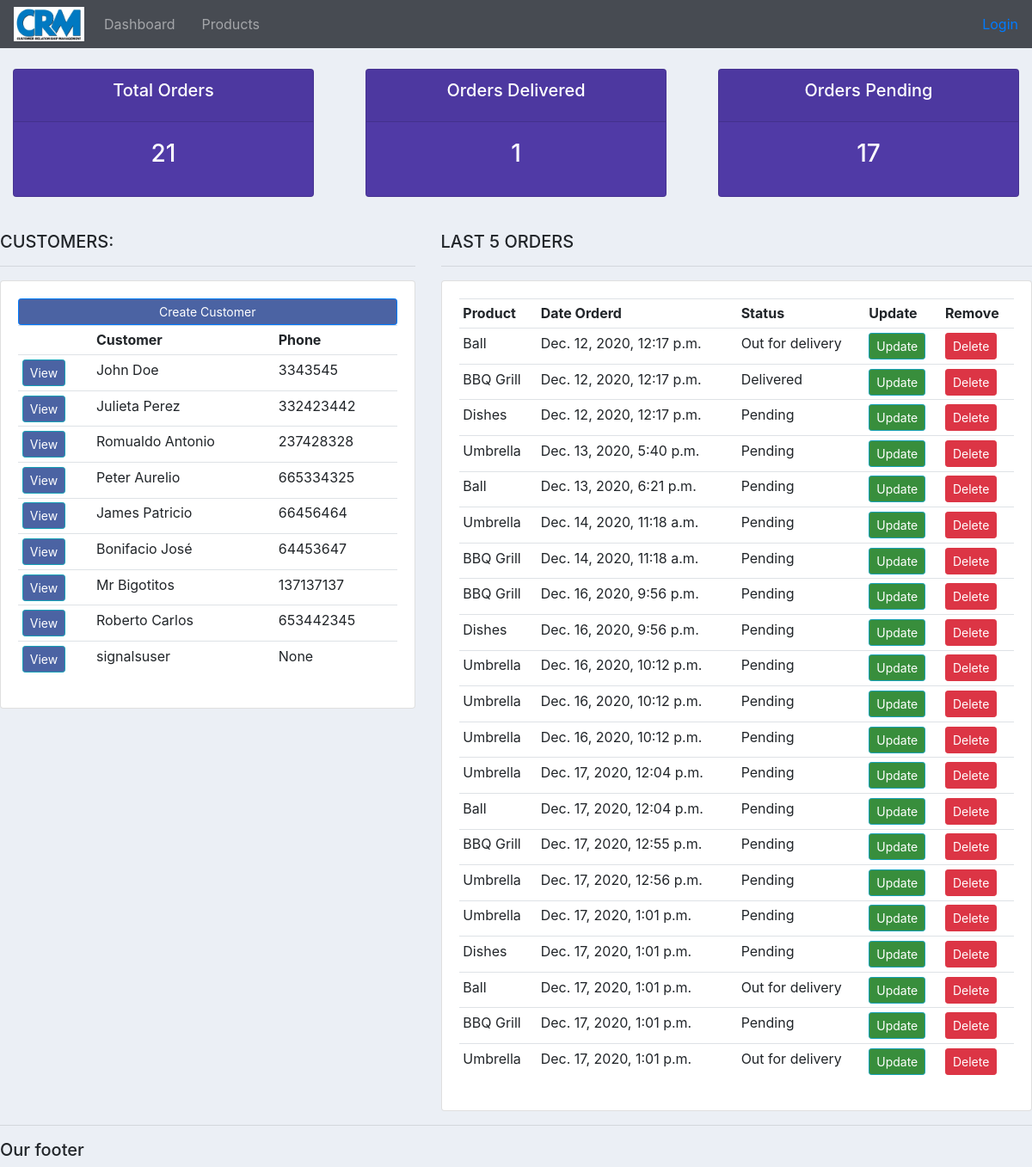
The page / on the database its author committed.
### accounts/models.py (models this page shows, shortened)
class Customer(models.Model):
    user = models.OneToOneField(User, null=True, blank=True, on_delete=models.CASCADE)
    name = models.CharField(max_length=64, null=True)
    phone = models.CharField(max_length=64, null=True)
    email = models.CharField(max_length=64, null=True)
    profile_pic = models.ImageField(default="profile2.png", null=True, blank=True)
    adress = models.CharField(max_length=64, null=True)
    date_created = models.DateTimeField(auto_now_add=True, null=True)

class Order(models.Model):
    STATUS = (
        ('Pending', 'Pending'),
        ('Out for delivery', 'Out for delivery'),
        ('Delivered', 'Delivered'),
    )
    customer = models.ForeignKey(Customer, null=True, on_delete=models.SET_NULL)
    product = models.ForeignKey(Product, null=True, on_delete=models.SET_NULL)
    date_created = models.DateTimeField(auto_now_add=True, null=True)
    status = models.CharField(max_length=64, null=True, choices=STATUS)
    note = models.CharField(max_length=1000, null=True)
    seller = models.ManyToManyField(Seller)

class Product(models.Model):
    CATEGORY = (
        ('Indoor', 'Indoor'),
        ('Outdoor', 'Outdoor')
    )
    seller = models.ForeignKey(Seller, null=True, on_delete=models.CASCADE)
    name = models.CharField(max_length=64, null=True)
    price = models.FloatField(null=True)
    category = models.CharField(max_length=64, null=True, choices=CATEGORY)
    description = models.CharField(max_length=200, null=True, blank=True)
    date_created = models.DateTimeField(auto_now_add=True, null=True)
    tags = models.ManyToManyField(Tag)
    def __str__(self):
        return self.name

### accounts/views.py (the view)
# urls.py: path('', views.home, name="home"),
def home(request):
    orders = Order.objects.all()
    customers = Customer.objects.all()
    total_orders = orders.count()
    total_customers = customers.count()
    delivered = orders.filter(status='Delivered').count()
    pending = orders.filter(status='Pending').count()
    context = {'orders':orders,'customers':customers,
               'total_orders':total_orders, 'delivered':delivered,
               'pending':pending}
    return render(request, 'accounts/dashboard.html', context)

### accounts/templates/accounts/dashboard.html (shortened to what this page needs)
{% extends "accounts/main.html" %}
{% block content %}
{% include "accounts/status.html" %}
<br>
<div class="row">
	<div class="col-md-5">
		<h5>CUSTOMERS:</h5>
		<hr>
		<div class="card card-body">
			<a id="custom_btn1" class="btn btn-primary  btn-sm btn-block" href="">Create Customer</a>
			<table class="table table-sm">
				<tr>
					<th></th>
					<th>Customer</th>
					<th>Phone</th>
				</tr>
				{% for customer in customers %}
					<tr>
						<td><a id="custom_btn2" class="btn btn-sm btn-info" href="{% url 'accounts:customers' customer.id  %}">View</a></td>
						<td>{{customer.name}}</td>
						<td>{{customer.phone}}</td>
					</tr>
				{% endfor %}
			</table>
		</div>
	</div>
	<div class="col-md-7">
		<h5>LAST 5 ORDERS</h5>
		<hr>
		<div class="card card-body">
			<table class="table table-sm">
				<tr>
					<th>Product</th>
					<th>Date Orderd</th>
					<th>Status</th>
					<th>Update</th>
					<th>Remove</th>
				</tr>
				{% for order in orders %}
					<tr>
						<td>{{order.product}}</td>
						<td>{{order.date_created}}</td>
						<td>{{order.status}}</td>
						<td><a id="custom_btn3" class="btn btn-sm btn-info" href="{% url 'accounts:update_order' order.id %}">Update</a></td>
						<td><a class="btn btn-sm btn-danger" href="{% url 'accounts:delete_order' order.id %}">Delete</a></td>
					</tr>
				{% endfor %}
			</table>
		</div>
	</div>
</div>
{% endblock %}

### static/css/main.css (style rules this page uses)
body { background-color: #ebeff5; }

### accounts/templates/accounts/dashboard.html (style rules this page uses)
#custom_btn1 { background-color: #4B63A3; }
#custom_btn2 { background-color: #4B63A3; }
#custom_btn3 { background-color: #388e3c; }

### rows shown on the page
Customer: name "John Doe", phone "3343545"
Customer: name "Julieta Perez", phone "332423442"
Customer: name "Romualdo Antonio", phone "237428328"
Customer: name "Peter Aurelio", phone "665334325"
Customer: name "James Patricio", phone "66456464"
Customer: name "Bonifacio José", phone "64453647"
Customer: name "Mr Bigotitos", phone "137137137"
Customer: name "Roberto Carlos", phone "653442345"
Customer: name "signalsuser", phone "None"
Order: product "Ball", date_created "Dec. 12, 2020, 12:17 p.m.", status "Out for delivery"
Order: product "BBQ Grill", date_created "Dec. 12, 2020, 12:17 p.m.", status "Delivered"
Order: product "Dishes", date_created "Dec. 12, 2020, 12:17 p.m.", status "Pending"
Order: product "Umbrella", date_created "Dec. 13, 2020, 5:40 p.m.", status "Pending"
Order: product "Ball", date_created "Dec. 13, 2020, 6:21 p.m.", status "Pending"
Order: product "Umbrella", date_created "Dec. 14, 2020, 11:18 a.m.", status "Pending"
Order: product "BBQ Grill", date_created "Dec. 14, 2020, 11:18 a.m.", status "Pending"
Order: product "BBQ Grill", date_created "Dec. 16, 2020, 9:56 p.m.", status "Pending"
Order: product "Dishes", date_created "Dec. 16, 2020, 9:56 p.m.", status "Pending"
Order: product "Umbrella", date_created "Dec. 16, 2020, 10:12 p.m.", status "Pending"
Order: product "Umbrella", date_created "Dec. 16, 2020, 10:12 p.m.", status "Pending"
Order: product "Umbrella", date_created "Dec. 16, 2020, 10:12 p.m.", status "Pending"
Order: product "Umbrella", date_created "Dec. 17, 2020, 12:04 p.m.", status "Pending"
Order: product "Ball", date_created "Dec. 17, 2020, 12:04 p.m.", status "Pending"
Order: product "BBQ Grill", date_created "Dec. 17, 2020, 12:55 p.m.", status "Pending"
Order: product "Umbrella", date_created "Dec. 17, 2020, 12:56 p.m.", status "Pending"
Order: product "Umbrella", date_created "Dec. 17, 2020, 1:01 p.m.", status "Pending"
Order: product "Dishes", date_created "Dec. 17, 2020, 1:01 p.m.", status "Pending"
Order: product "Ball", date_created "Dec. 17, 2020, 1:01 p.m.", status "Out for delivery"
Order: product "BBQ Grill", date_created "Dec. 17, 2020, 1:01 p.m.", status "Pending"
Order: product "Umbrella", date_created "Dec. 17, 2020, 1:01 p.m.", status "Out for delivery"

### other values the page prints
{{ total_orders }} "21"
{{ delivered }} "1"
{{ pending }} "17"
